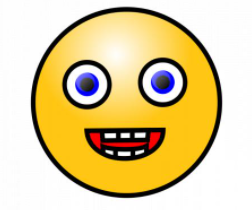
#> input picture deepblue/python_numpy_cv/opencvs/pic1.png, 252 x 210 px
$ python t11.py
#> lines starting #> are read from the running program, lines starting #| are printed output that depends on the picture
import cv2

img1 = cv2.imread("./pic1.png")
#> img1 is the input picture: shape (210, 252, 3); mean B, G, R 153.4, 204.9, 224

img2 = cv2.imread("./pic2.png")
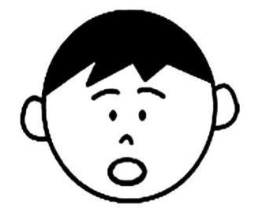
#> input picture deepblue/python_numpy_cv/opencvs/pic2.png, 260 x 220 px
#> img2 is the input picture: shape (220, 260, 3); mean B, G, R 204.2, 204.2, 204.2

size = (300, 300)

img1 = cv2.resize(img1, size)
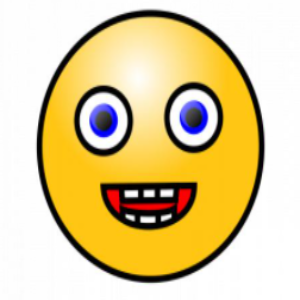
#> img1: shape (300, 300, 3); mean B, G, R 153.3, 204.9, 223.9

img2 = cv2.resize(img2, size)
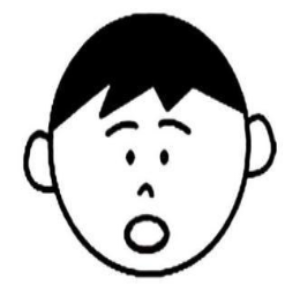
#> img2: shape (300, 300, 3); mean B, G, R 204.1, 204.1, 204.1

dst = cv2.addWeighted(img1, 0.7, img2, 0.3, 0)
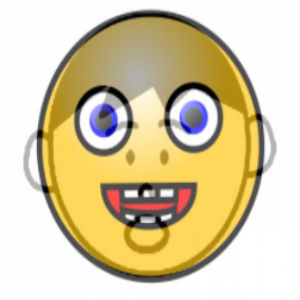
#> dst: shape (300, 300, 3); mean B, G, R 168.5, 204.6, 217.9

cv2.imshow("dst", dst)

cv2.waitKey(3000)
